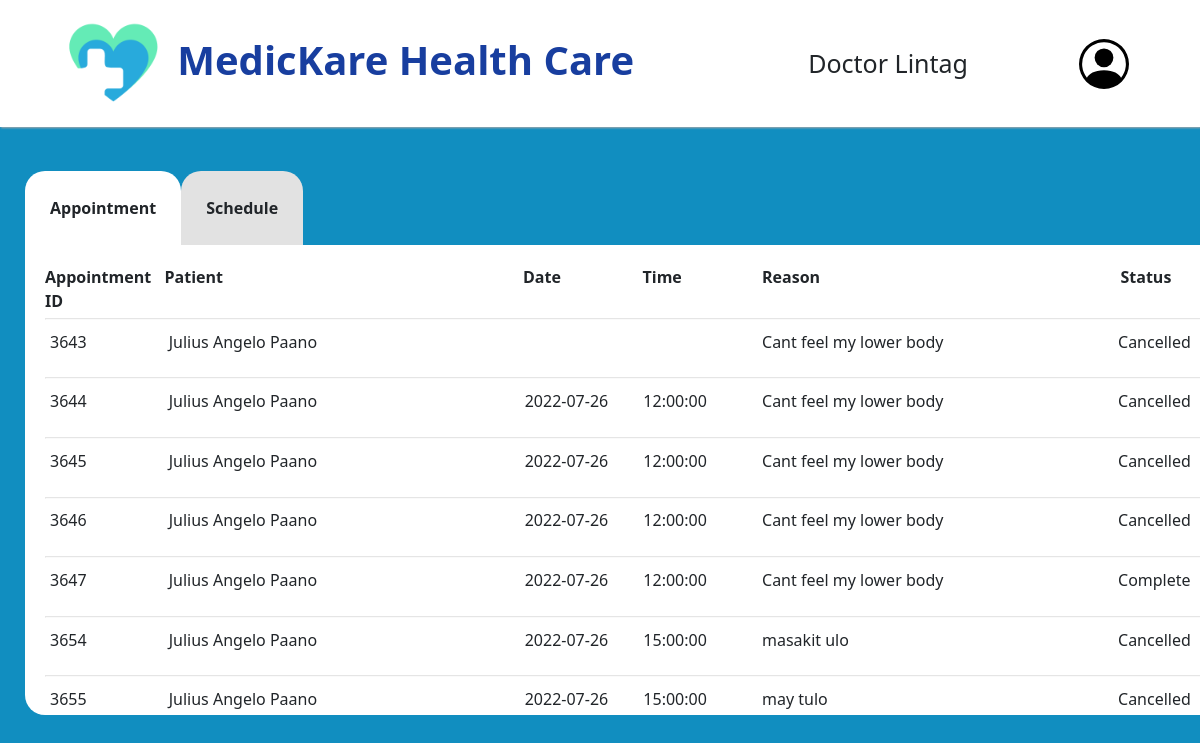
The page /doctor/doctor_dashboard.php (signed in) on the database its author committed.
### tables this page shows
CREATE TABLE `doctor` (
  `doctorID` int(11) NOT NULL,
  `doctorEmail` varchar(200) NOT NULL,
  `doctorPassword` varchar(100) NOT NULL,
  `doctorLastName` varchar(100) NOT NULL,
  `doctorFirstName` varchar(200) NOT NULL,
  `doctorSpecialization` varchar(100) NOT NULL
);

CREATE TABLE `appointment` (
  `appointmentID` int(11) NOT NULL,
  `doctorID` int(11) NOT NULL,
  `patientID` int(11) NOT NULL,
  `doctorSchedID` text NOT NULL,
  `appointmentReason` varchar(50) NOT NULL,
  `appointmentStatus` varchar(20) NOT NULL
);

CREATE TABLE `patient` (
  `patientID` int(10) UNSIGNED NOT NULL,
  `patientEmail` varchar(200) NOT NULL,
  `patientPassword` varchar(100) NOT NULL,
  `patientFirstName` varchar(100) NOT NULL,
  `patientLastName` varchar(100) NOT NULL,
  `patientAddress` varchar(200) NOT NULL,
  `patientBirthday` date NOT NULL,
  `patientSex` enum('Male','Female') NOT NULL,
  `patientPhoneNumber` varchar(20) NOT NULL
);

CREATE TABLE `schedule` (
  `doctorSchedID` int(11) NOT NULL,
  `doctorID` int(11) NOT NULL,
  `doctorSchedDate` date NOT NULL,
  `doctorSchedStartTime` varchar(20) NOT NULL,
  `doctorSchedEndTime` varchar(20) NOT NULL,
  `doctorSchedAvailability` varchar(20) NOT NULL
);

### doctor/doctor_dashboard.php (the view, shortened to what this page needs)
<?php
    $db = mysqli_connect("localhost","root","","medickare");
    $email = $_SESSION['doctoremail'];
    $id = $db->prepare("SELECT * FROM doctor WHERE doctorEmail = ? limit 1");
    $id->bind_param('s', $email);
    $id->execute();
    $resultid = $id->get_result();
    $value = $resultid->fetch_object();
    $doctorid = $value->doctorID;
    $lastname = $value->doctorLastName;
    $queryappointment = "SELECT appointmentID, patient.patientLastName AS patientLastName, patient.patientFirstName AS patientFirstName, schedule.doctorSchedDate AS appointmentDate, schedule.doctorSchedStartTime AS appointmentTime, appointmentReason, appointmentStatus
    FROM appointment
    LEFT JOIN patient
    ON appointment.patientID = patient.patientID
    LEFT JOIN schedule
    ON appointment.doctorSchedID = schedule.doctorSchedID WHERE appointment.doctorID = '$doctorid'
    ORDER BY appointmentID;";
    $dataappointment = mysqli_query($db, $queryappointment);
?>
<!DOCTYPE html>
<html>
    <head>
        <link href="https://cdn.jsdelivr.net/npm/bootstrap@5.2.0-beta1/dist/css/bootstrap.min.css" rel="stylesheet">
        <link rel="stylesheet" href="doctor_dashboard.css">
    </head>
    <body>
        <nav class="navbar navbar-expand-lg navbar-light bg-white fixed-top">
            <div class="container-fluid">
                <a class="navbar-brand" href="#">
                    <img src="../pictures/logo.png" alt="" width="100px" height="100px" class="d-inline-block align-text-top">
                    <label>MedicKare Health Care</label>
                </a>
                <label style="font-size: 25px; margin: auto; margin-right: 10px;">
                    <?php
                        if (isset($lastname)) {
                            echo "Doctor " .$lastname;
                        }
                    ?>
                </label>
                <div class="dropdown-menu">
                    <button class="menu-btn"></button>
                </div>
            </div>
        </nav>
        <br><br><br><br>
        <div class="mytabs">
            <label for="tabset">Appointment</label>
            <div class="tab">
                <div class="row" id="header">
                    <div class="col-1">Appointment ID</div>
                    <div class="col-3">Patient</div>
                    <div class="col-1">Date</div>
                    <div class="col-1">Time</div>
                    <div class="col-3">Reason</div>
                    <div class="col-1">Status</div>
                </div>
                <hr>
                <form method="POST">
                    <?php
                    while($row = $dataappointment->fetch_assoc()) {
                    echo '<div class="row" id="info">
                            <div class="col" id="ID">'.$row['appointmentID'].'</div>
                            <div class="col-3">'.$row['patientFirstName'].' '.$row['patientLastName'].'</div>
                            <div class="col-1">'.$row['appointmentDate'].'</div>
                            <div class="col-1">'.$row['appointmentTime'].'</div>
                            <div class="col-3">'.$row['appointmentReason'].'</div>
                            <div class="col-1">'.$row['appointmentStatus'].'</div>
                            <div class="col-2">
                                <input onclick="selectedButtonCancel(this)" id="cancel" type="button" value="Cancel" name = "Cancel" class="cancelbtn" style="background-color: red; border-color: transparent; color: white; border-radius: 5px; padding:5px; font-weight: bold;" data-bs-toggle="modal" data-bs-target="#cancelmodal">
                                <input onclick="selectedButtonComplete(this)" id="cancel" type="button" value="Complete" name = "Cancel" class="cancelbtn" style="background-color: green; border-color: transparent; color: white; border-radius: 5px; padding:5px; font-weight: bold;" data-bs-toggle="modal" data-bs-target="#completemodal">
                            </div>
                            </div><hr>';
                    }
                    ?>
                </form>
            </div>
            <label for="tabview">Schedule</label>
        </div>
    </body>
</html>

### doctor/doctor_dashboard.css (style rules this page uses)
html, body { line-height: 1.5; top: 0; left: 0; overflow-x: hidden; background-color: #118ec0; }
.navbar { padding-left: 50px; padding-right: 50px; box-shadow: 0.5px 1px 2px rgb(170, 169, 169); }
.navbar-brand label { font-size: 2.5rem; color: #183e9f; font-weight: 700; margin-left: 10px; display: inline; vertical-align: middle; display: inline-block; margin-bottom: -60px; }
.menu-btn { background-color: transparent; border-color: transparent; float: right; }
.dropdown-menu { position: relative; display: inline-block; border-color: transparent; width: 100px; }
.mytabs { display: flex; flex-wrap: wrap; width: 1500px; margin: 50px auto; padding: 25px; height: 520px; }
.mytabs label { padding: 25px; background: #e2e2e2; font-weight: bold; border-top-left-radius: 20px; border-top-right-radius: 20px; cursor: pointer; }
.mytabs .tab { width: 1500px; padding: 20px; background: #fff; order: 1; display: none; height: 100%; overflow: auto; border-radius: 20px; border-top-left-radius: 0px; }
.mytabs input[type='radio']:checked + label + .tab { display: block; }
.mytabs input[type="radio"]:checked + label { background: #fff; }
.mytabs .tab #header { font-weight: bold; }
.mytabs .tab #info { padding: 5px; }
hr { display: block; margin-top: 0.3em; margin-bottom: 0.3em; margin-left: auto; margin-right: auto; border-style: inset; border-width: 1px; }

### rows shown on the page
doctor: doctorLastName "Lintag"
appointment: appointmentID "3643", patientID.patientFirstName "Julius Angelo", patientID.patientLastName "Paano", appointmentReason "Cant feel my lower body", appointmentStatus "Cancelled"
appointment: appointmentID "3644", patientID.patientFirstName "Julius Angelo", patientID.patientLastName "Paano", doctorSchedID.doctorSchedDate "2022-07-26", doctorSchedID.doctorSchedStartTime "12:00:00", appointmentReason "Cant feel my lower body", appointmentStatus "Cancelled"
appointment: appointmentID "3645", patientID.patientFirstName "Julius Angelo", patientID.patientLastName "Paano", doctorSchedID.doctorSchedDate "2022-07-26", doctorSchedID.doctorSchedStartTime "12:00:00", appointmentReason "Cant feel my lower body", appointmentStatus "Cancelled"
appointment: appointmentID "3646", patientID.patientFirstName "Julius Angelo", patientID.patientLastName "Paano", doctorSchedID.doctorSchedDate "2022-07-26", doctorSchedID.doctorSchedStartTime "12:00:00", appointmentReason "Cant feel my lower body", appointmentStatus "Cancelled"
appointment: appointmentID "3647", patientID.patientFirstName "Julius Angelo", patientID.patientLastName "Paano", doctorSchedID.doctorSchedDate "2022-07-26", doctorSchedID.doctorSchedStartTime "12:00:00", appointmentReason "Cant feel my lower body", appointmentStatus "Complete"
appointment: appointmentID "3654", patientID.patientFirstName "Julius Angelo", patientID.patientLastName "Paano", doctorSchedID.doctorSchedDate "2022-07-26", doctorSchedID.doctorSchedStartTime "15:00:00", appointmentReason "masakit ulo", appointmentStatus "Cancelled"
appointment: appointmentID "3655", patientID.patientFirstName "Julius Angelo", patientID.patientLastName "Paano", doctorSchedID.doctorSchedDate "2022-07-26", doctorSchedID.doctorSchedStartTime "15:00:00", appointmentReason "may tulo", appointmentStatus "Cancelled"
